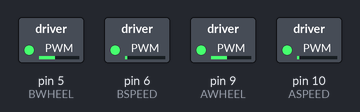
This sketch was run on a simulated Arduino Uno, built with avr-gcc and run on an emulated ATmega328P. Shown: switched loads named in the sketch (green lamp = pin HIGH).

Above: at 0.05 s.
At 6.0 s:
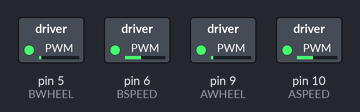
Timing chart, 0 to 7.8 s (numbered marks = the images above):
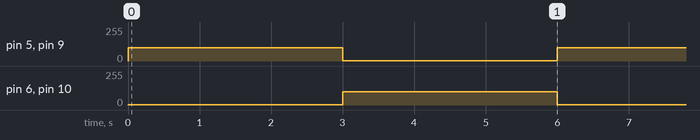

Measured:
- by itself, pin 5 (BWHEEL), pin 6 (BSPEED), pin 9 (AWHEEL), pin 10 (ASPEED): alternates 100/255 for 3.0 s and 1/255 for 3.0 s

The sketch:

sketch_dec29b.ino
```cpp
#define BWHEEL 5
#define BSPEED 6
#define AWHEEL 9
#define ASPEED 10
int baseSpeed = 100;
void setup() {
  // put your setup code here, to run once:
  Serial.begin(9600);
  pinMode(ASPEED, OUTPUT);
  pinMode(AWHEEL, OUTPUT);
  pinMode(BSPEED, OUTPUT);
  pinMode(BWHEEL, OUTPUT);
}
void Rb(){
  analogWrite(ASPEED, baseSpeed);  //앞
  analogWrite(AWHEEL, HIGH);
}
void Rf(){
  analogWrite(ASPEED, HIGH);   //뒤
  analogWrite(AWHEEL, baseSpeed);
}
void Rs(){
  analogWrite(ASPEED, 0);   //정지
  analogWrite(AWHEEL, 0);
}
void Lb(){
  analogWrite(BSPEED, baseSpeed);  //앞
  analogWrite(BWHEEL, HIGH);
}
void Lf(){
  analogWrite(BSPEED, HIGH);   //뒤
  analogWrite(BWHEEL, baseSpeed);
}
void Ls(){
  analogWrite(BSPEED, 0);  //정지
  analogWrite(BWHEEL, 0);
}
void loop() {
  // put your main code here, to run repeatedly:
  Rf();
  Lf();
  delay(3000);
  Rb();
  Lb();
  delay(3000);
//  analogWrite(ASPEED, 255);   //앞
//  analogWrite(AWHEEL, HIGH);
//  delay(2000);
//  analogWrite(ASPEED, 128);   //정지
//  analogWrite(AWHEEL, LOW);
//  delay(2000);
//  analogWrite(BSPEED, 0);  //뒤
//  analogWrite(BWHEEL, LOW);
//  delay(2000);
//  analogWrite(BSPEED, 255);   //앞
//  analogWrite(BWHEEL, HIGH);
//  delay(2000);
//  analogWrite(ASPEED, 128);   //정지
//  analogWrite(AWHEEL, HIGH);
//  delay(2000);
}
```
